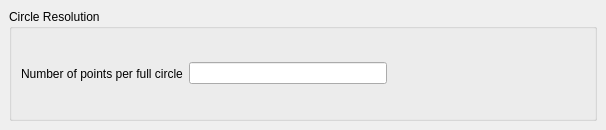
<ui version="4.0" >
 <class>MainConfigPage6</class>
 <widget class="QFrame" name="MainConfigPage6" >
  <property name="geometry" >
   <rect>
    <x>0</x>
    <y>0</y>
    <width>606</width>
    <height>130</height>
   </rect>
  </property>
  <property name="windowTitle" >
   <string>Application Settings</string>
  </property>
  <layout class="QVBoxLayout" >
   <property name="margin" >
    <number>9</number>
   </property>
   <property name="spacing" >
    <number>6</number>
   </property>
   <item>
    <widget class="QGroupBox" name="groupBox" >
     <property name="title" >
      <string>Circle Resolution</string>
     </property>
     <layout class="QHBoxLayout" >
      <property name="margin" >
       <number>9</number>
      </property>
      <property name="spacing" >
       <number>6</number>
      </property>
      <item>
       <widget class="QLabel" name="label" >
        <property name="text" >
         <string>Number of points per full circle</string>
        </property>
       </widget>
      </item>
      <item>
       <widget class="QLineEdit" name="circle_points" />
      </item>
      <item>
       <spacer>
        <property name="orientation" >
         <enum>Qt::Horizontal</enum>
        </property>
        <property name="sizeHint" >
         <size>
          <width>40</width>
          <height>20</height>
         </size>
        </property>
       </spacer>
      </item>
     </layout>
    </widget>
   </item>
  </layout>
 </widget>
 <layoutdefault spacing="6" margin="11" />
 <resources>
  <include location="layResources.qrc" />
 </resources>
 <connections/>
</ui>
